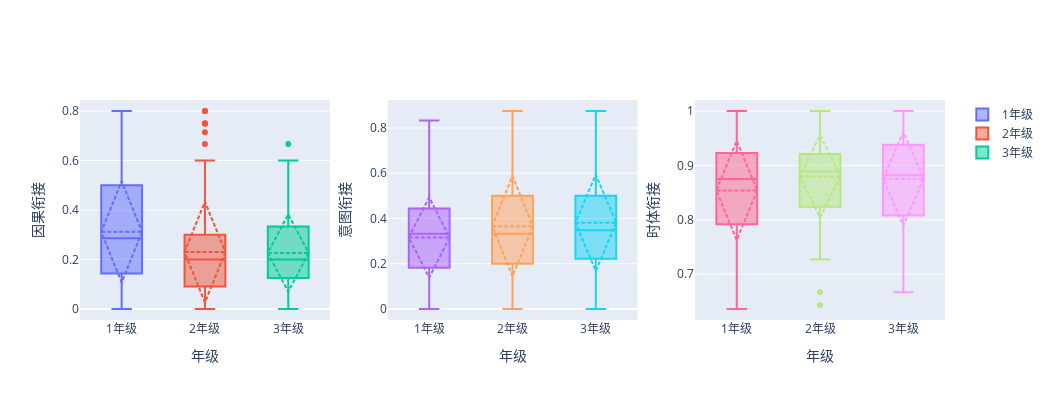

Notebook code for this chart:
### Code cell
from untils import plot_boxplots_by_grade2

plot_boxplots_by_grade2('宏观叙事-情境模型', tmp_df, 3)
